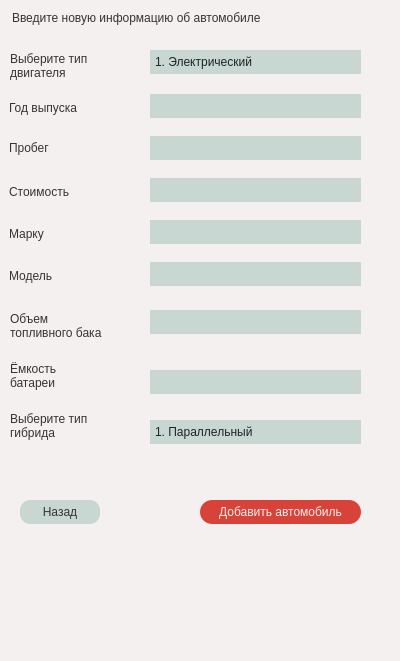
<?xml version="1.0" encoding="UTF-8"?>
<ui version="4.0">
 <class>CarAddingWindow</class>
 <widget class="QDialog" name="CarAddingWindow">
  <property name="geometry">
   <rect>
    <x>0</x>
    <y>0</y>
    <width>400</width>
    <height>661</height>
   </rect>
  </property>
  <property name="windowTitle">
   <string>Добавление автомобиля в каталог</string>
  </property>
  <property name="styleSheet">
   <string notr="true">background-color: rgb(244, 240, 239);
font: 600 8pt &quot;Montserrat&quot;;
color: rgb(55, 51, 53);</string>
  </property>
  <widget class="QLabel" name="yearLabel">
   <property name="geometry">
    <rect>
     <x>9</x>
     <y>100</y>
     <width>141</width>
     <height>16</height>
    </rect>
   </property>
   <property name="text">
    <string>Год выпуска</string>
   </property>
  </widget>
  <widget class="QLabel" name="mileageLabel">
   <property name="geometry">
    <rect>
     <x>9</x>
     <y>140</y>
     <width>101</width>
     <height>16</height>
    </rect>
   </property>
   <property name="text">
    <string>Пробег</string>
   </property>
  </widget>
  <widget class="QLineEdit" name="mileageLineEdit">
   <property name="geometry">
    <rect>
     <x>150</x>
     <y>136</y>
     <width>211</width>
     <height>24</height>
    </rect>
   </property>
   <property name="styleSheet">
    <string notr="true">color: rgb(55, 51, 53);
font: 600 9pt &quot;Montserrat&quot;;
border-style: solid;
border-width: 0px;
padding: 5px;
background-color: rgb(200, 215, 210);</string>
   </property>
  </widget>
  <widget class="QLabel" name="priceLabel">
   <property name="geometry">
    <rect>
     <x>9</x>
     <y>184</y>
     <width>121</width>
     <height>16</height>
    </rect>
   </property>
   <property name="text">
    <string>Стоимость</string>
   </property>
  </widget>
  <widget class="QLabel" name="brandLabel">
   <property name="geometry">
    <rect>
     <x>9</x>
     <y>226</y>
     <width>101</width>
     <height>16</height>
    </rect>
   </property>
   <property name="text">
    <string>Марку</string>
   </property>
  </widget>
  <widget class="QLineEdit" name="brandLineEdit">
   <property name="geometry">
    <rect>
     <x>150</x>
     <y>220</y>
     <width>211</width>
     <height>24</height>
    </rect>
   </property>
   <property name="styleSheet">
    <string notr="true">color: rgb(55, 51, 53);
font: 600 9pt &quot;Montserrat&quot;;
border-style: solid;
border-width: 0px;
padding: 5px;
background-color: rgb(200, 215, 210);</string>
   </property>
  </widget>
  <widget class="QLabel" name="modelLabel">
   <property name="geometry">
    <rect>
     <x>9</x>
     <y>268</y>
     <width>101</width>
     <height>16</height>
    </rect>
   </property>
   <property name="text">
    <string>Модель</string>
   </property>
  </widget>
  <widget class="QLineEdit" name="yearLineEdit">
   <property name="geometry">
    <rect>
     <x>150</x>
     <y>94</y>
     <width>211</width>
     <height>24</height>
    </rect>
   </property>
   <property name="styleSheet">
    <string notr="true">color: rgb(55, 51, 53);
font: 600 9pt &quot;Montserrat&quot;;
border-style: solid;
border-width: 0px;
padding: 5px;
background-color: rgb(200, 215, 210);</string>
   </property>
  </widget>
  <widget class="QLineEdit" name="priceLineEdit">
   <property name="geometry">
    <rect>
     <x>150</x>
     <y>178</y>
     <width>211</width>
     <height>24</height>
    </rect>
   </property>
   <property name="styleSheet">
    <string notr="true">color: rgb(55, 51, 53);
font: 600 9pt &quot;Montserrat&quot;;
border-style: solid;
border-width: 0px;
padding: 5px;
background-color: rgb(200, 215, 210);</string>
   </property>
  </widget>
  <widget class="QLineEdit" name="modelLineEdit">
   <property name="geometry">
    <rect>
     <x>150</x>
     <y>262</y>
     <width>211</width>
     <height>24</height>
    </rect>
   </property>
   <property name="styleSheet">
    <string notr="true">color: rgb(55, 51, 53);
font: 600 9pt &quot;Montserrat&quot;;
border-style: solid;
border-width: 0px;
padding: 5px;
background-color: rgb(200, 215, 210);</string>
   </property>
  </widget>
  <widget class="QLabel" name="topLabel">
   <property name="geometry">
    <rect>
     <x>9</x>
     <y>10</y>
     <width>382</width>
     <height>35</height>
    </rect>
   </property>
   <property name="styleSheet">
    <string notr="true">text-align: center;
margin-bottom: 20px;
font: 700 10pt &quot;Montserrat&quot;;</string>
   </property>
   <property name="text">
    <string>Введите новую информацию об автомобиле</string>
   </property>
  </widget>
  <widget class="QPushButton" name="addPushButton">
   <property name="geometry">
    <rect>
     <x>200</x>
     <y>500</y>
     <width>161</width>
     <height>24</height>
    </rect>
   </property>
   <property name="styleSheet">
    <string notr="true">QPushButton:hover
{
	background-color: #CC3329;
}
QPushButton{
	color: rgb(244, 240, 239);
	font: 600 9pt &quot;Montserrat&quot;;
	border-radius: 12px;
	border-style: solid;
	border-width: 0px;
	background-color: rgb(215, 67, 57);
	padding: 5px;
}</string>
   </property>
   <property name="text">
    <string>Добавить автомобиль</string>
   </property>
  </widget>
  <widget class="QLabel" name="fuelLabel">
   <property name="geometry">
    <rect>
     <x>10</x>
     <y>310</y>
     <width>101</width>
     <height>31</height>
    </rect>
   </property>
   <property name="text">
    <string>Объем
топливного бака</string>
   </property>
  </widget>
  <widget class="QLineEdit" name="fuelLineEdit">
   <property name="geometry">
    <rect>
     <x>150</x>
     <y>310</y>
     <width>211</width>
     <height>24</height>
    </rect>
   </property>
   <property name="styleSheet">
    <string notr="true">color: rgb(55, 51, 53);
font: 600 9pt &quot;Montserrat&quot;;
border-style: solid;
border-width: 0px;
padding: 5px;
background-color: rgb(200, 215, 210);</string>
   </property>
  </widget>
  <widget class="QLineEdit" name="batteryLineEdit">
   <property name="geometry">
    <rect>
     <x>150</x>
     <y>370</y>
     <width>211</width>
     <height>24</height>
    </rect>
   </property>
   <property name="styleSheet">
    <string notr="true">color: rgb(55, 51, 53);
font: 600 9pt &quot;Montserrat&quot;;
border-style: solid;
border-width: 0px;
padding: 5px;
background-color: rgb(200, 215, 210);</string>
   </property>
  </widget>
  <widget class="QLabel" name="batteryLabel">
   <property name="geometry">
    <rect>
     <x>10</x>
     <y>360</y>
     <width>101</width>
     <height>31</height>
    </rect>
   </property>
   <property name="text">
    <string>Ёмкость
батареи</string>
   </property>
  </widget>
  <widget class="QLabel" name="hybridLabel">
   <property name="geometry">
    <rect>
     <x>10</x>
     <y>410</y>
     <width>91</width>
     <height>31</height>
    </rect>
   </property>
   <property name="text">
    <string>Выберите тип
гибрида</string>
   </property>
  </widget>
  <widget class="QComboBox" name="hybridTypeComboBox">
   <property name="geometry">
    <rect>
     <x>150</x>
     <y>420</y>
     <width>211</width>
     <height>24</height>
    </rect>
   </property>
   <property name="styleSheet">
    <string notr="true">QComboBox 
{
	color: rgb(30, 36, 39);
	font: 600 9pt &quot;Montserrat&quot;;
	border-style: solid;
	border-width: 0px;
	background-color: rgb(200, 215, 210);
	padding: 5px;
}
QComboBox::drop-down
{
	border:none;
}
QComboBox::down-arrow
{
	image: url(:/rcs/free-icon-down-arrow-2985150.png);
	wigth: 30px;
	height:30px;
	margin-right: 5px;
}</string>
   </property>
   <item>
    <property name="text">
     <string>1. Параллельный</string>
    </property>
   </item>
   <item>
    <property name="text">
     <string>2. Последовательный</string>
    </property>
   </item>
  </widget>
  <widget class="QLabel" name="engineTypeLabel">
   <property name="geometry">
    <rect>
     <x>10</x>
     <y>50</y>
     <width>91</width>
     <height>31</height>
    </rect>
   </property>
   <property name="text">
    <string>Выберите тип
двигателя</string>
   </property>
  </widget>
  <widget class="QComboBox" name="engineTypeComboBox">
   <property name="geometry">
    <rect>
     <x>150</x>
     <y>50</y>
     <width>211</width>
     <height>24</height>
    </rect>
   </property>
   <property name="styleSheet">
    <string notr="true">QComboBox 
{
	color: rgb(30, 36, 39);
	font: 600 9pt &quot;Montserrat&quot;;
	border-style: solid;
	border-width: 0px;
	background-color: rgb(200, 215, 210);
	padding: 5px;
}
QComboBox::drop-down
{
	border:none;
}
QComboBox::down-arrow
{
	image: url(:/rcs/free-icon-down-arrow-2985150.png);
	wigth: 30px;
	height:30px;
	margin-right: 5px;
}</string>
   </property>
   <item>
    <property name="text">
     <string>1. Электрический</string>
    </property>
   </item>
   <item>
    <property name="text">
     <string>2. ДВС</string>
    </property>
   </item>
   <item>
    <property name="text">
     <string>3. Гибридный</string>
    </property>
   </item>
  </widget>
  <widget class="QPushButton" name="backPushButton">
   <property name="geometry">
    <rect>
     <x>20</x>
     <y>500</y>
     <width>80</width>
     <height>24</height>
    </rect>
   </property>
   <property name="styleSheet">
    <string notr="true">QPushButton:hover
{
	background-color: #9AB6AC;
}
QPushButton{
	color: rgb(55, 51, 53);
	font: 600 9pt &quot;Montserrat&quot;;
	border-radius: 10px;
	border-style: solid;
	border-width: 0px;
	background-color: rgb(200, 215, 210);
	padding: 5px;
}

</string>
   </property>
   <property name="text">
    <string>Назад</string>
   </property>
  </widget>
  <widget class="QLabel" name="warningLabel">
   <property name="geometry">
    <rect>
     <x>10</x>
     <y>470</y>
     <width>351</width>
     <height>16</height>
    </rect>
   </property>
   <property name="styleSheet">
    <string notr="true">color: #CC3329;
font: 700 9pt &quot;Montserrat&quot;;
text-align: center;</string>
   </property>
   <property name="text">
    <string/>
   </property>
  </widget>
 </widget>
 <resources>
  <include location="resource.qrc"/>
 </resources>
 <connections/>
</ui>
